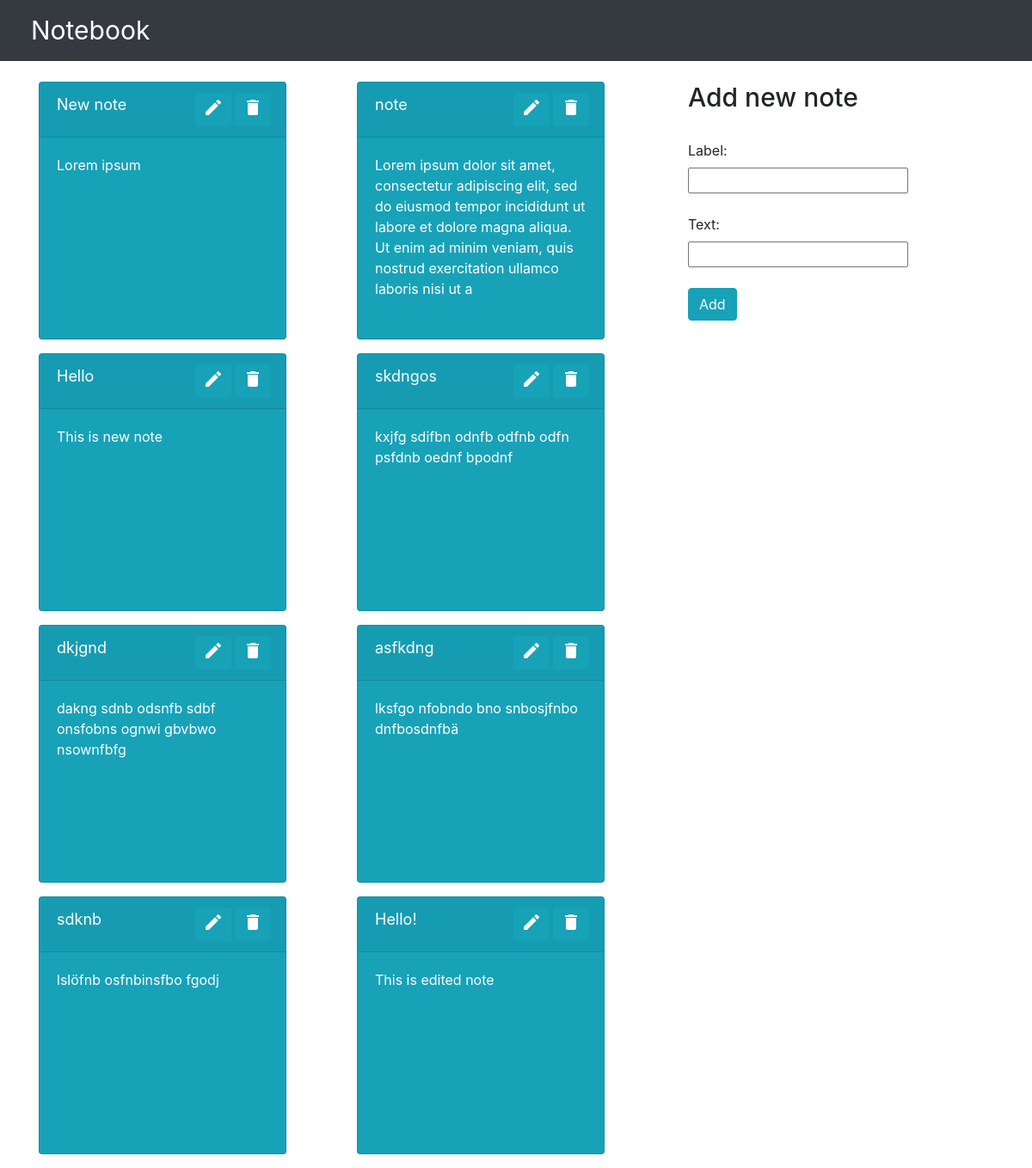
The page / on the database its author committed.
### notebook/models.py (models this page shows, shortened)
class Note(models.Model):
    note_label = models.CharField(max_length=50)
    note_text = models.CharField(max_length=200)
    pub_date = models.DateTimeField('date published')

### notebook/views.py (the view)
# urls.py: path('', views.index, name='index'),
def index(request):
    latest_notes = Note.objects.order_by('pub_date')
    context = {'latest_notes': latest_notes,}
    return render(request, 'index.html', context)

### notebook/templates/index.html (shortened to what this page needs)
{% extends 'base.html' %}
{% block content %}
<div class="container">
    <div class="row">
        <div class="col-md-8">
            {% if latest_notes %}
            <div class="row row-cols-1 row-cols-md-2">
                {% for note in latest_notes %}
                <div class="col-mb-4">
                    <div class="card text-white bg-info mb-3" style="max-width: 18rem; height: 300px;">
                        <div class="card-header">
                            <div class="row">
                                <div class="col-7" id="note-header">
                                {{ note.note_label }}
                                </div>
                                <div class="col-2">
                                    <a class="btn btn-info btn-sm" href="{%url 'edit' note.id %}">
                                        <i class="material-icons prefix">mode_edit</i>
                                    </a>
                                </div>
                                <div class="col-3">
                                    <a class="btn btn-info btn-sm" href="{%url 'delete' note.id %}">
                                        <i class="material-icons prefix">delete</i>
                                    </a>
                                </div>
                        </div>
                        </div>
                        <div class="card-body">
                            <p class="card-text">{{ note.note_text }}</p>
                        </div>
                    </div>
                </div>
                    {% endfor %}
            </div>
            {% else %}
            <p>No saved notes.</p>
            {% endif %}
        </div>
        <div class="col-6 col-md-4">
            <h2 class="h2">Add new note</h2><br>
                <form method="POST" action="{% url 'create_note' %}">
                    <label for="label">Label:</label><br>
                    <input type="text" id="note_label" name="label" maxlength="50"><br><br>
                    <label for="text">Text:</label><br>
                    <input type="text" id="note_text" name="text" maxlength="200"><br><br>
                    <input type="submit" value="Add" class="btn btn-info">
                </form>
        </div>
    </div>
</div>
{% endblock %}

### notebook/static/style.css (style rules this page uses)
.h2 { font-size: 30px; }
#note-header { font-size: 18px; }

### rows shown on the page
Note: note_label "New note", note_text "Lorem ipsum"
Note: note_label "note", note_text "Lorem ipsum dolor sit amet, consectetur adipiscing elit, sed do eiusmod tempor incididunt ut labore et dolore magna aliqua. Ut enim ad minim veniam, quis nostrud exercitation ullamco laboris nisi ut a"
Note: note_label "Hello", note_text "This is new note"
Note: note_label "skdngos", note_text "kxjfg sdifbn odnfb odfnb odfn psfdnb oednf bpodnf"
Note: note_label "dkjgnd", note_text "dakng sdnb odsnfb sdbf onsfobns ognwi gbvbwo nsownfbfg"
Note: note_label "asfkdng", note_text "lksfgo nfobndo bno snbosjfnbo dnfbosdnfbä"
Note: note_label "sdknb", note_text "lslöfnb osfnbinsfbo fgodj"
Note: note_label "Hello!", note_text "This is edited note"
